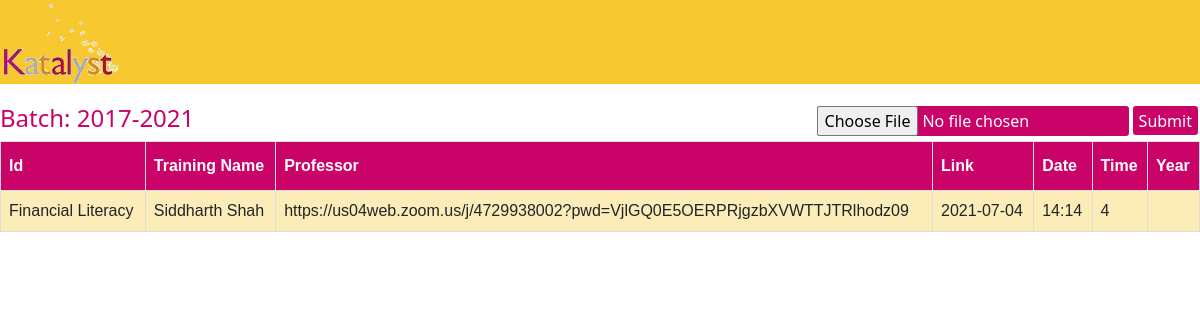
Screenshot of /TrainingData with the database file from the repository.
### main.py (models this page shows)
class Training(db.Model):
    Id = db.Column(db.Integer, primary_key=True)
    Name = db.Column(db.String(30))
    Professor = db.Column(db.String(30))
    Link = db.Column(db.String(30))
    Date = db.Column(db.String(30))
    Time = db.Column(db.Integer)
    Year = db.Column(db.Integer)

### main.py (the view)
@app.route("/TrainingData")
def TrainingData():
    connection = sqlite3.connect('KDatabase.db')
    cursor = connection.cursor()
    cursor.execute('SELECT * FROM Training;')
    return render_template("TrainingData.html", rows=cursor.fetchall())

### Templates/TrainingData.html (shortened to what this page needs)
<!DOCTYPE html>
<html>
<head>
    <link rel="stylesheet" href="https://cdnjs.cloudflare.com/ajax/libs/font-awesome/5.15.3/css/all.min.css" />
    <link href="https://cdn.jsdelivr.net/npm/bootstrap@5.0.2/dist/css/bootstrap.min.css" rel="stylesheet">
    <link rel="stylesheet" href="{{ url_for('static', filename='css/StudentData.css') }}">
</head>
<body>
    <div>
        <header class="page-header">
            <nav style="background-color: #f7c830;">
                <label class="logo"><a href = "{{url_for('AdminHomePage')}}">
                    <img src="{{ url_for('static', filename='images/KLogo.png') }}" alt="">
                  </a></label>
                <form action="{{url_for('uploadStudentData')}}" method="POST" enctype='multipart/form-data'>
                    <input type="submit" style="color: white; background-color:#ca0369; float: right; border: 2px solid;
            border-radius: 5px; margin-top: 20px; height: 33px;">
                    <input type="file" id="myFile" name="file" style="color: white; background-color:#ca0369; float: right; border: 2px solid;
                    border-radius: 5px; margin-top: 20px;">
                </form>
            </nav>
            <b>
                <h4 style="margin-top: 20px; color: #ca0369">Batch: 2017-2021</h4>
            </b>
        </header>
    </div>
    <div>
        <table id="students">
            <tr>
                <th>Id</th>
                <th>Training Name</th>
                <th>Professor</th>
                <th>Link</th>
                <th>Date</th>
                <th>Time</th>
                <th>Year</th>
            </tr>
            {% for i in rows %}
            <tr>
                <td>{{i[1]}}</td>
                <td>{{i[2]}}</td>
                <td>{{i[3]}}</td>
                <td>{{i[4]}}</td>
                <td>{{i[5]}}</td>
                <td>{{i[6]}}</td>
                <td>{{i[7]}}</td>
            </tr>
            {% endfor %}
        </table>
    </div>
</body>
</html>

### static/css/StudentData.css (style rules this page uses)
#students { font-family: Arial, Helvetica, sans-serif; border-collapse: collapse; width: 100%; }
#students td, #students th { border: 1px solid #ddd; padding: 8px; }
#students tr:nth-child(even) { background-color: #fcecb7; }
#students th { padding-top: 12px; padding-bottom: 12px; text-align: left; background-color: #ca0369; color: white; }

### rows the page displays
Training: Name "Financial Literacy", Professor "Siddharth Shah", Link "https://us04web.zoom.us/j/4729938002?pwd=VjlGQ0E5OERPRjgzbXVWTTJTRlhodz09", Date "2021-07-04", Time "14:14", Year "4"
